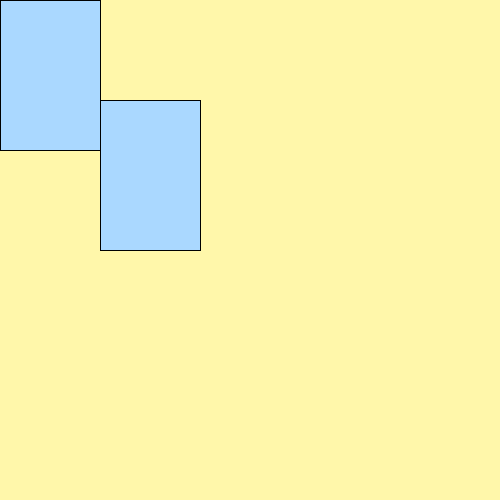
Frame 1 (no input)
Frame 60 (the mouse pressed at the canvas centre just before this capture): identical to frame 1, image omitted
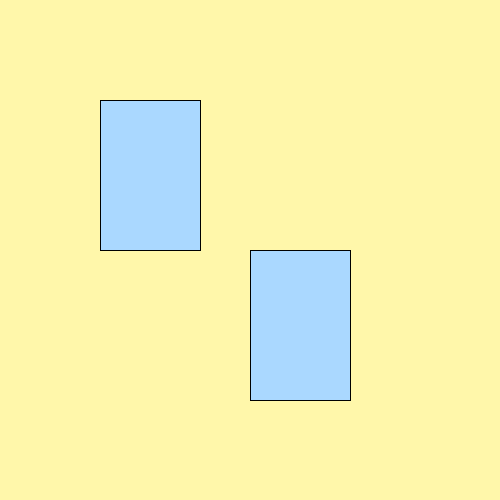
Frame 120 (the mouse held since frame 60 and released just before this capture)

The Processing sketch that drew these frames (run headless with seeded random() and noise(); from frame 60 on, the mouse is pressed at the canvas centre):

// Processing sketch: week01_1
// ── week01_1.pde
void setup(){
  size(500,500);
}
void draw(){
  background(#FFF7AA);
  fill(#AAD8FF);
  rect(100,100,100,150);
  rect(mouseX,mouseY,100,150);
}
